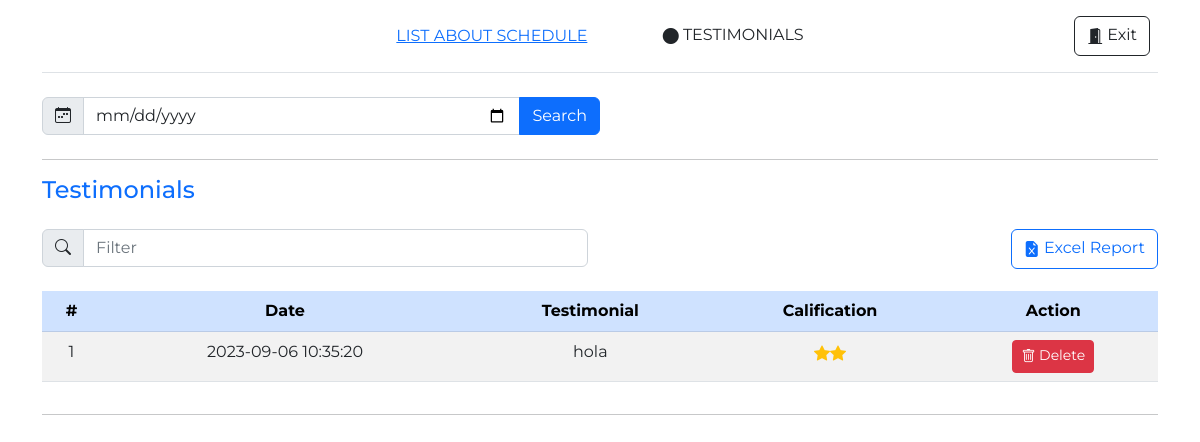
The app's page /admin/testimonials.php with its own data.
### tables this page shows
CREATE TABLE `testimonials` (
  `id` int(11) NOT NULL,
  `testimonial` varchar(500) NOT NULL,
  `dateT` datetime NOT NULL,
  `calif` int(11) NOT NULL
);

### admin/prcd/queryTestimonials.php (called while the page is built, shortened)
<?php
include('../prcd/qc.php');
    $sqlBusqueda = "SELECT * FROM testimonials ORDER BY dateT ASC";
    $resultadoBusqueda = $conn->query($sqlBusqueda);
?>

### admin/testimonials.php (the view, shortened to what this page needs)
<!doctype html>
<html lang="en">
  <head>
    <link rel="stylesheet" href="https://cdn.jsdelivr.net/npm/bootstrap-icons@1.10.1/font/bootstrap-icons.css">
    <link href="../assets/dist/css/bootstrap.min.css" rel="stylesheet">
    <link href="../css/style.css" rel="stylesheet">
    <link href="../css/headers.css" rel="stylesheet">
    <body>
        <div class="container">
        <header class="d-flex flex-wrap align-items-center justify-content-center justify-content-md-between py-3 mb-4 border-bottom">
              <ul class="nav col-12 col-md-auto mb-2 justify-content-center mb-md-0">
                <li><a href="dashboard.php" class="icon-link icon-link-hover">LIST ABOUT SCHEDULE</a></li>
            </ul>
            <ul class="nav col-12 col-md-auto mb-2 justify-content-center mb-md-0">
                <li><i class="bi bi-circle-fill"></i> TESTIMONIALS</li>
              </ul>
              <div class="col-md-3 text-end">
                <a href="prcd/sort.php" type="button" class="btn btn-outline-dark me-2"><i class="bi bi-door-open-fill"></i> Exit</a>
              </div>
            </header>
        </div>
<div class="container">
    <form action="dashboard_dates.php" method="POST">
    <div class="input-group mb-4 w-50">
      <span class="input-group-text" id="basic-addon1"><i class="bi bi-calendar-week"></i></span>
      <input type="date" class="form-control" placeholder="Buscar por fecha" aria-label="Search for date" aria-describedby="basic-addon1" id="fecha" name="fecha">
      <button type="submit" class="btn btn-primary">Search</button>
    </div>
    </form>
    <hr>
    <h4 class="text-primary mt-3 mb-4">Testimonials</h4>
    <div class="row">
      <div class="col">
          <div class="input-group mb-4 w-100">
              <span class="input-group-text" id="basic-addon1"><i class="bi bi-search"></i></span>
              <input type="text" class="form-control" placeholder="Filter" aria-label="Filter" aria-describedby="basic-addon1" id="myInput">
          </div>
      </div>
      <div class="col text-end">
        <a href="excel_inventario_fechas.php?fecha=<?php echo $fechaBusqueda ?>" class="btn btn-outline-primary"><i class="bi bi-file-earmark-excel-fill"></i>  Excel Report</a>
      </div>
    </div>
    <div class="table-responsive">
      <table class="table table-striped table-hover">
        <thead class="table-primary text-center">
          <tr>
            <th scope="col">#</th>
            <th scope="col">Date</th>
            <th scope="col">Testimonial</th>
            <th scope="col">Calification</th>
            <th scope="col">Action</th>
          </tr>
        </thead>
        <tbody id="myTable">
          <?php
          include ('prcd/queryTestimonials.php');
          $x = 0;
           while($row_sqlInv = $resultadoBusqueda->fetch_assoc()){
            $x++;
            $stars = $row_sqlInv['calif'];
            echo'<tr>';
                echo'<td class="text-center">'.$x.'</td>';
                echo'<td class="text-center">'.$row_sqlInv['dateT'].'</td>';
                echo'<td class="text-center">'.$row_sqlInv['testimonial'].'</td>';
                echo'<td class="text-center">';
                for ($x = 1; $x <= $stars; $x++) {
                    echo '<i class="bi bi-star-fill text-warning"></i>';
                  }
                echo '</td>';
                echo'<td class="text-center"><a href="prcd/deleteTestimonials.php?id='.$row_sqlInv['id'].'" type="button" class="btn btn-danger btn-sm"><i class="bi bi-trash"></i> Delete</button></td>';
            echo'</tr>';
          }
          ?>
        </tbody>
      </table>
    </div>
    <hr>
  </div>
</html>

### css/style.css (style rules this page uses)
body { font-family: 'Aboreto', cursive; font-family: 'Montserrat', sans-serif; }

### admin/testimonials.php (style rules this page uses)
.bi { vertical-align: -.125em; fill: currentColor; }

### records on screen
testimonials: x "1", dateT "2023-09-06 10:35:20", testimonial "hola", calif 2 (drawn)
